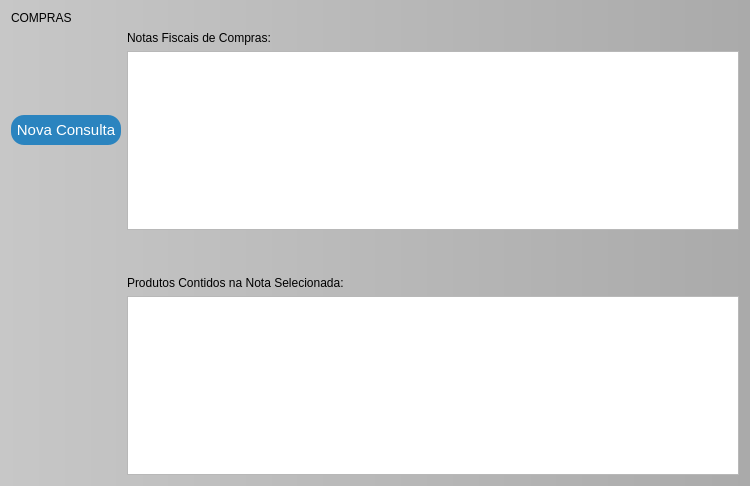
<?xml version="1.0" encoding="UTF-8"?>
<ui version="4.0">
 <class>Entradas</class>
 <widget class="QWidget" name="Entradas">
  <property name="geometry">
   <rect>
    <x>0</x>
    <y>0</y>
    <width>750</width>
    <height>486</height>
   </rect>
  </property>
  <property name="windowTitle">
   <string>Compras</string>
  </property>
  <property name="styleSheet">
   <string notr="true">

#Entradas{
background-color: rgb(199, 199, 199);
background-color: qlineargradient(spread:pad, x1:0, y1:0, x2:1, y2:0, stop:0 rgba(199, 199, 199, 255), stop:1 rgba(170, 170, 170, 255));

}
QPushButton{
background-color: rgb(43, 132, 191);
color: rgb(255, 255, 255);
font-size: 15px;
border-radius: 13px;

}

QPushButton:hover{
	background-color: rgb(13, 92, 161);
}
QPushButton:pressed{
	
color: rgb(255, 255, 255);
	background-color: rgb(153, 193, 241);
font-size: 15px;
border-radius: 13px;
}
QGroupBox{
background-color:rgb(170, 170, 170);
	font: 700 9pt &quot;Segoe UI&quot;;
	font-size: 15px;
}
</string>
  </property>
  <layout class="QGridLayout" name="gridLayout">
   <item row="1" column="1">
    <layout class="QVBoxLayout" name="verticalLayout">
     <item>
      <widget class="QLabel" name="label">
       <property name="styleSheet">
        <string notr="true">font: 700 10pt &quot;Ubuntu&quot;;</string>
       </property>
       <property name="text">
        <string>Notas Fiscais de Compras:</string>
       </property>
      </widget>
     </item>
     <item>
      <widget class="QTableView" name="Tview_Entradas">
       <property name="sizePolicy">
        <sizepolicy hsizetype="Expanding" vsizetype="Preferred">
         <horstretch>0</horstretch>
         <verstretch>0</verstretch>
        </sizepolicy>
       </property>
       <property name="alternatingRowColors">
        <bool>true</bool>
       </property>
       <property name="selectionMode">
        <enum>QAbstractItemView::SelectionMode::SingleSelection</enum>
       </property>
       <property name="selectionBehavior">
        <enum>QAbstractItemView::SelectionBehavior::SelectRows</enum>
       </property>
      </widget>
     </item>
    </layout>
   </item>
   <item row="2" column="1">
    <layout class="QVBoxLayout" name="verticalLayout_2">
     <item>
      <spacer name="verticalSpacer">
       <property name="orientation">
        <enum>Qt::Orientation::Vertical</enum>
       </property>
       <property name="sizeType">
        <enum>QSizePolicy::Policy::MinimumExpanding</enum>
       </property>
       <property name="sizeHint" stdset="0">
        <size>
         <width>20</width>
         <height>40</height>
        </size>
       </property>
      </spacer>
     </item>
     <item>
      <widget class="QLabel" name="label_2">
       <property name="styleSheet">
        <string notr="true">font: 700 10pt &quot;Ubuntu&quot;;</string>
       </property>
       <property name="text">
        <string>Produtos Contidos na Nota Selecionada:</string>
       </property>
      </widget>
     </item>
     <item>
      <widget class="QTableView" name="Tview_ProdutosNota">
       <property name="sizePolicy">
        <sizepolicy hsizetype="Expanding" vsizetype="Preferred">
         <horstretch>0</horstretch>
         <verstretch>0</verstretch>
        </sizepolicy>
       </property>
       <property name="contextMenuPolicy">
        <enum>Qt::ContextMenuPolicy::CustomContextMenu</enum>
       </property>
       <property name="selectionMode">
        <enum>QAbstractItemView::SelectionMode::MultiSelection</enum>
       </property>
       <property name="selectionBehavior">
        <enum>QAbstractItemView::SelectionBehavior::SelectRows</enum>
       </property>
      </widget>
     </item>
    </layout>
   </item>
   <item row="1" column="0">
    <widget class="QPushButton" name="Btn_ConsultarDF">
     <property name="minimumSize">
      <size>
       <width>110</width>
       <height>30</height>
      </size>
     </property>
     <property name="text">
      <string>Nova Consulta</string>
     </property>
    </widget>
   </item>
   <item row="0" column="0">
    <widget class="QLabel" name="label_3">
     <property name="styleSheet">
      <string notr="true">font: 700 20pt &quot;Ubuntu&quot;;</string>
     </property>
     <property name="text">
      <string>COMPRAS</string>
     </property>
    </widget>
   </item>
  </layout>
 </widget>
 <resources/>
 <connections/>
</ui>
